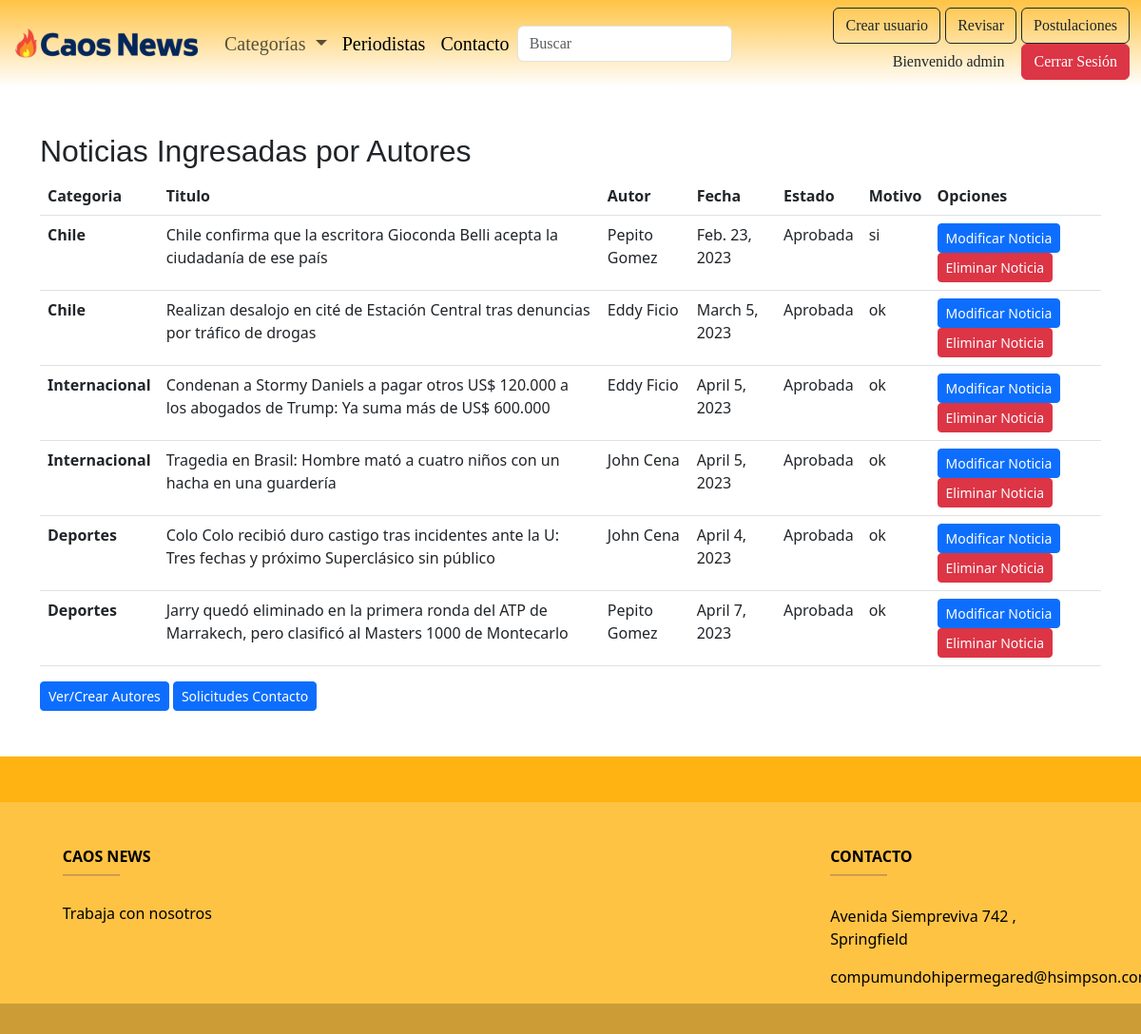
The page /mantenedor/listarNoticiaAdmin (signed in) on the database as committed earlier.
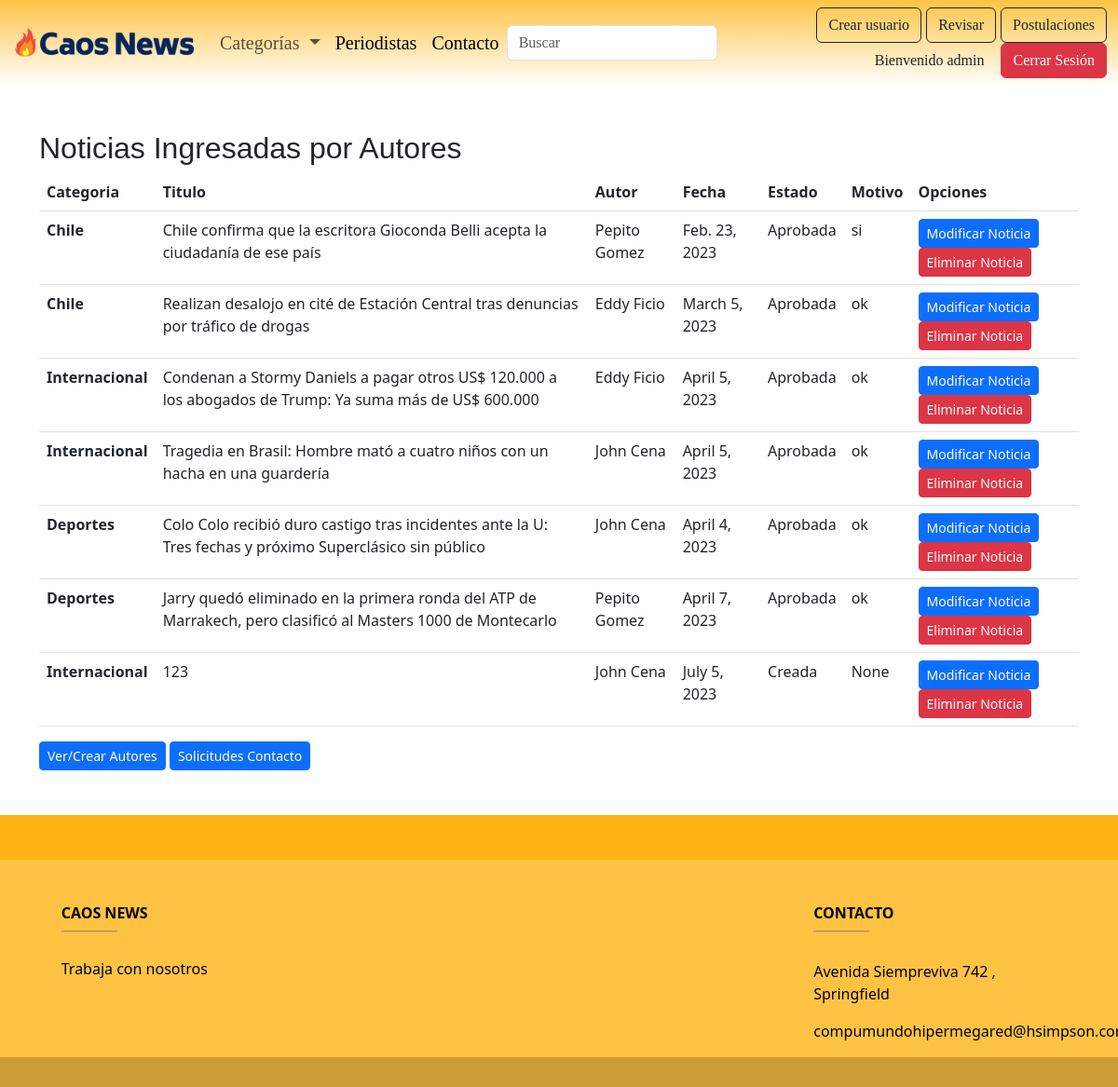
The same page on the database as committed later.
### appweb/models.py (models this page shows, shortened)
class Noticia(models.Model):
    categoria = models.ForeignKey(Categoria, on_delete=models.CASCADE, null=True)
    titulo = models.CharField(max_length=150)
    subtitulo = models.CharField(max_length=250)
    autor = models.ForeignKey(Autor, on_delete=models.CASCADE, null=True)
    fecha = models.DateField()
    cuerpo = RichTextField(null=True)
    imagen = models.ImageField(upload_to="imagenes_noticias", null=True)
    motivo = models.TextField(null=True)
    estado = models.IntegerField(choices=estados_noticia, default=0)

class Categoria(models.Model):
    nombre=models.CharField(max_length=150)
    def __str__(self):
        return self.nombre

class Autor(models.Model):
    nombre = models.CharField(max_length=150, null=True)
    imagen = models.ImageField(upload_to="imagenes_perfil", null=True)
    descripcion = RichTextField(null=True)
    usuario = models.ForeignKey(User, on_delete=models.CASCADE, null=True)
    def __str__(self):
       texto="{0}"
       return texto.format(self.nombre)

### appweb/views.py (the view)
# urls.py: path('mantenedor/listarNoticiaAdmin', listar_noticia_admin , name="listar_noticia_admin"),
@login_required(login_url="/accounts/login")
@permission_required(['appweb.delete_noticia'], login_url="/accounts/login")
def listar_noticia_admin(request):
    listarAdmin = Noticia.objects.all()
    data={
        'listarAdmin' : listarAdmin
    }
    return render(request, "mantenedor/listarNoticia_admin.html", data)

### appweb/templates/mantenedor/listarNoticia_admin.html (shortened to what this page needs)
{% extends 'base.html' %}
{% block contenido %}
<div class="container mt-5">
  <div class="text-center">
    <h2 class="mt-4">Noticias Ingresadas por Autores</h2>
  </div>
  <table class="table">
    <thead>
      <tr>
        <th scope="col">Categoria</th>
        <th scope="col">Titulo</th>
        <th scope="col">Autor</th>
        <th scope="col">Fecha</th>
        <th scope="col"> Estado </th>
        <th scope="col"> Motivo </th>
        <th scope="col"> Opciones </th>
      </tr>
    </thead>
    <tbody>
      {% for l in listarAdmin %}
      <tr>
        <th scope="row">{{l.categoria}}</th>
        <td>{{l.titulo}}</td>
        <td>{{l.autor}}</td>
        <td>{{l.fecha}}</td>
        <td>
          {% if l.estado == 0 %}
          Creada
          {% elif l.estado == 1 %}
          Aprobada
          {% elif l.estado == 2 %}
          Rechazada
          {% else %}
          SIN INFORMACION
          {% endif %}
        </td>
        <td>{{l.motivo}}</td>
        <td>
          <a href="{% url 'modificar_noticia_admin' l.pk %}" class="btn btn-primary btn-sm">Modificar Noticia </a>
          <a href="#" onclick="eliminarNoticia('{{l.pk}}')" class="btn btn-danger btn-sm">Eliminar Noticia </a>
        </td>
      </tr>
      {% endfor %}
    </tbody>
  </table>
  <a href="{% url 'listar_autor' %}" class="btn btn-primary btn-sm">Ver/Crear Autores </a>
  <a href="{% url 'listar_solicitudes' %}" class="btn btn-primary btn-sm">Solicitudes Contacto </a>
</div>
{% endblock %}

Rows that differ between the two databases and show on the page:
added Noticia: categoria "Internacional", titulo "123", autor "John Cena", fecha "July 5, 2023", estado "Creada", motivo "None"
